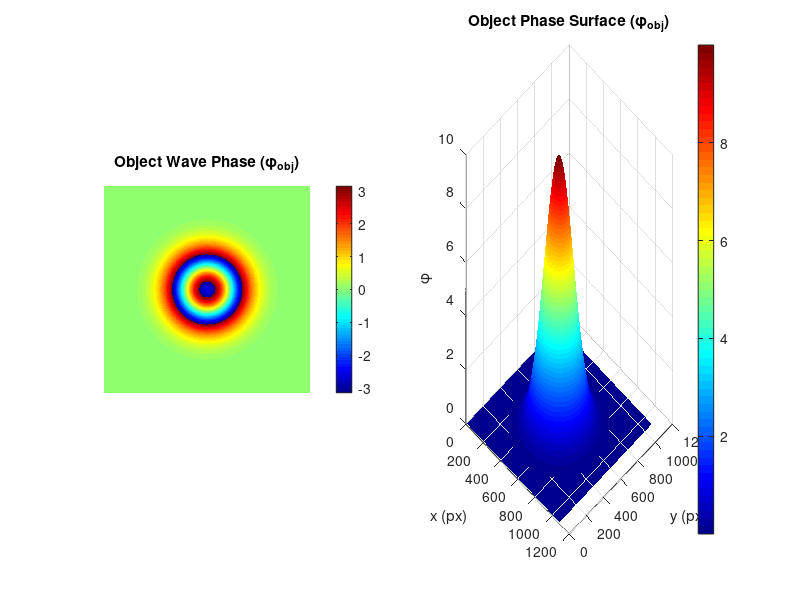
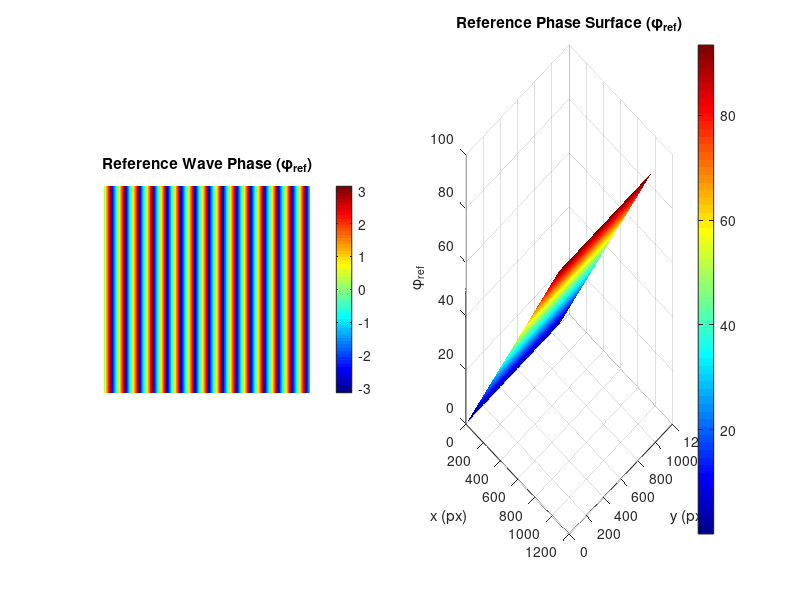
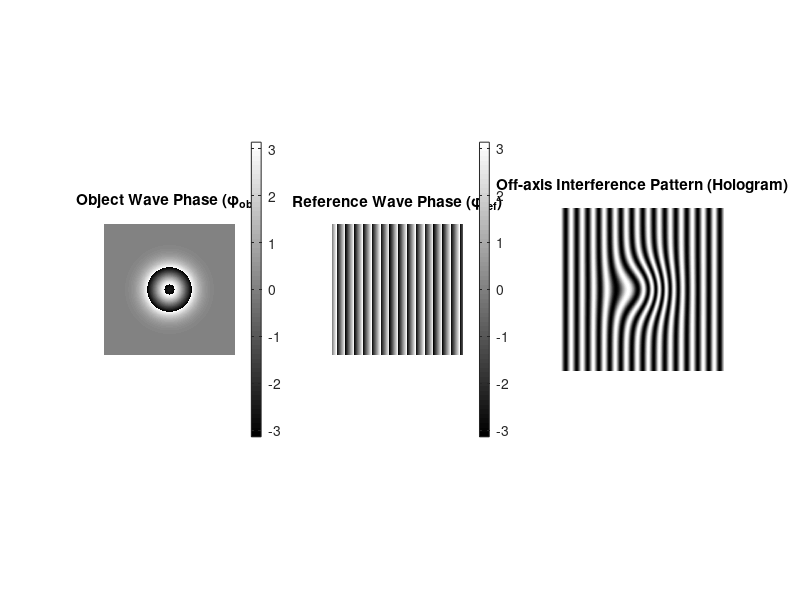
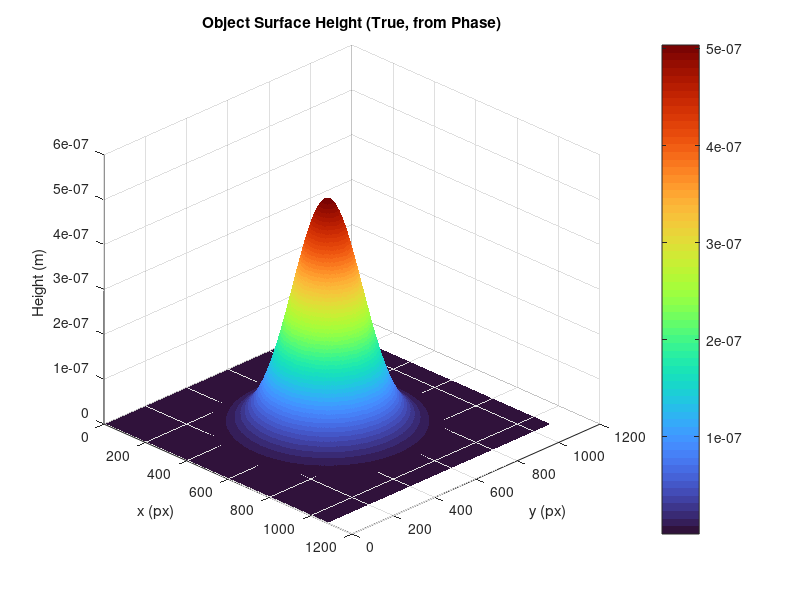

Write MATLAB code to recreate these figures, in order. (Note: this script raises an error after producing the figures.)
%% Off-Axis Holography Simulation & 3D Surface Reconstruction from Fringes
% -------------------------------------------------------------------------
% Thay đổi fitting bằng Zernike
% -------------------------------------------------------------------------

clc; clear; close all;

%% ==== PART 1: Off-axis Holography Simulation ====
% Image size (number of CCD pixels)
Ax = 1080;
Ay = 1080;
N = 1080;

% Coordinate grid for simulation
[Xa, Ya] = meshgrid(1:Ax, 1:Ay);

% Create a parabolic object phase (as a Gaussian for generality)
ampPhase = 10;      % Amplitude of phase modulation
[x, y] = meshgrid(linspace(-1,1,N));
noise_level = 0; % Độ lớn của nhiễu
phi_obj = ampPhase * exp(-10*(x.^2 + y.^2)) + noise_level*randn(size(x));

% Generate object wave
Es = exp(1i * phi_obj);

% Show object phase and the corresponding phase surface
figure('Name', 'Object Wave Visualization');
subplot(1,2,1)
imagesc(angle(Es));
title('Object Wave Phase (\phi_{obj})');
axis square; colormap(hsv); colorbar; axis off;

subplot(1,2,2)
surf(phi_obj, 'EdgeColor', 'none');
title('Object Phase Surface (\phi_{obj})');
xlabel('x (px)'); ylabel('y (px)'); zlabel('\phi');
colormap(jet); colorbar; view([45 30]);

% Reference wave parameters (off-axis)
lambda = 632.8e-9; % Wavelength in meters (HeNe red)
theta = 5 * pi / 180;   % Off-axis angle in radians
k = 2 * pi / lambda;
kSinTheta = k * sin(theta);
scale_ref = 1e-7; % Scaling for reference phase spatial frequency
phi_ref = scale_ref * kSinTheta * Xa;
E0 = exp(1i * phi_ref);  % Reference wave, tilted along x-axis

% Convert phase to surface height (in meters)
h_surface = (lambda/(4*pi)) * phi_obj; % Surface height (m)
%%
% Visualize reference phase and phase surface
figure('Name', 'Reference Wave Visualization');
subplot(1,2,1)
imagesc(angle(E0));
title('Reference Wave Phase (\phi_{ref})');
axis square; colormap(jet); colorbar; axis off;

subplot(1,2,2)
surf(phi_ref, 'EdgeColor', 'none');
title('Reference Phase Surface (\phi_{ref})');
xlabel('x (px)'); ylabel('y (px)'); zlabel('\phi_{ref}');
colormap(jet); colorbar; view([45 30]);

% Simulate interference pattern (hologram)
I = abs(E0 + Es).^2;
%%
% --- Visualization of simulation results ---
figure('Name', 'Holography Simulation Results', 'Position', [200, 300, 1200, 400]);
subplot(1,3,1)
imagesc(angle(Es)); axis square; colormap(hsv); colorbar; axis off;
title('Object Wave Phase (\phi_{obj})');

subplot(1,3,2)
imagesc(angle(E0)); axis square; colormap(jet); colorbar; axis off;
title('Reference Wave Phase (\phi_{ref})');

subplot(1,3,3)
imagesc(I); axis square; colormap(gray); axis off;
title('Off-axis Interference Pattern (Hologram)');

% 3D surface plot of the object
figure('Name', 'True Object Height Map');
surf(h_surface, 'EdgeColor', 'none');
colormap turbo;
xlabel('x (px)'); ylabel('y (px)'); zlabel('Height (m)');
title('Object Surface Height (True, from Phase)');
colorbar;
view([45 30]);
c = colorbar;
c.Label.String = 'Height (m)';

% Optional: 2D colormap height
% figure; imagesc(h_surface); axis square; colormap(jet); colorbar; axis off;
% title('Object Surface Height (True, 2D View)');

%% ==== PART 2: Fringe Extraction & 3D Surface Reconstruction ====

% --- 1. Convert to grayscale and binarize ---
Img_Original = I;
if size(Img_Original, 3) == 3
    grayImg = rgb2gray(Img_Original);
else
    grayImg = Img_Original;
end
img = im2double(grayImg);

% Otsu thresholding (invert so fringe = 1, background = 0)
thresh = graythresh(grayImg);
BW_Original = ~imbinarize(grayImg, thresh);

% --- 2. Skeletonization (Thinning) ---
changing = 1;
[rows, columns] = size(BW_Original);
BW_Thinned = BW_Original;

while changing
    BW_Del = ones(rows, columns);
    changing = 0;
    % Step 1
    for i=2:rows-1
        for j = 2:columns-1
            P = [BW_Thinned(i,j) BW_Thinned(i-1,j) BW_Thinned(i-1,j+1) BW_Thinned(i,j+1) BW_Thinned(i+1,j+1) ...
                BW_Thinned(i+1,j) BW_Thinned(i+1,j-1) BW_Thinned(i,j-1) BW_Thinned(i-1,j-1) BW_Thinned(i-1,j)];
            if (BW_Thinned(i,j) == 1 && sum(P(2:end-1))<=6 && sum(P(2:end-1)) >=2 && ...
                    P(2)*P(4)*P(6)==0 && P(4)*P(6)*P(8)==0)
                A = 0;
                for k = 2:9
                    if P(k) == 0 && P(k+1)==1
                        A = A+1;
                    end
                end
                if (A==1)
                    BW_Del(i,j)=0;
                    changing = 1;
                end
            end
        end
    end
    BW_Thinned = BW_Thinned.*BW_Del;

    % Step 2
    BW_Del = ones(rows, columns);
    for i=2:rows-1
        for j = 2:columns-1
            P = [BW_Thinned(i,j) BW_Thinned(i-1,j) BW_Thinned(i-1,j+1) BW_Thinned(i,j+1) BW_Thinned(i+1,j+1) ...
                BW_Thinned(i+1,j) BW_Thinned(i+1,j-1) BW_Thinned(i,j-1) BW_Thinned(i-1,j-1) BW_Thinned(i-1,j)];
            if (BW_Thinned(i,j) == 1 && sum(P(2:end-1))<=6 && sum(P(2:end-1)) >=2 && ...
                    P(2)*P(4)*P(8)==0 && P(2)*P(6)*P(8)==0)
                A = 0;
                for k = 2:9
                    if P(k) == 0 && P(k+1)==1
                        A = A+1;
                    end
                end
                if (A==1)
                    BW_Del(i,j)=0;
                    changing = 1;
                end
            end
        end
    end
    BW_Thinned = BW_Thinned.*BW_Del;
end

BW = BW_Thinned;
vung_chon = BW;

% --- 3. Estimate fringe orientation using Hough Transform ---
[H, theta, rho] = hough(vung_chon);
P = houghpeaks(H, 5);
lines = houghlines(vung_chon, theta, rho, P);

%% Compute average fringe angle
avg_angle = mean([lines.theta]);
goc_vuong_goc = avg_angle + 90; % Perpendicular direction to fringes

[H, W] = size(vung_chon);
x_center = W / 2;
y_center = H / 2;
slope = tand(goc_vuong_goc);
x1 = 1; x2 = W;
y1 = y_center + slope * (x1 - x_center);
y2 = y_center + slope * (x2 - x_center);

%% --- 4. Visualize skeletonized and rotated fringes ---
% Rotate binary fringe image so fringes are nearly vertical
angle_deg = -90 + goc_vuong_goc;
BW_rotated = imrotate(BW, angle_deg, 'bilinear', 'crop');
BW_rotated = BW_rotated(50:end-50, 50:end-50); % Crop border

figure('Name', 'Skeletonized and Rotated Fringes');
imshow(BW_rotated);
title('Skeletonized Fringes (Rotated, Cropped)');
hold on;

% Find boundaries and label each fringe
[B,L] = bwboundaries(BW_rotated, 'noholes');
for k = 1:length(B)
    boundary = B{k};
    c = mean(boundary(:,2));  % centroid x
    r = mean(boundary(:,1));  % centroid y
    text(c, r, num2str(k), 'Color','yellow','FontSize',12,'FontWeight','bold');
end
hold off;

%% --- 5. Reconstruct 3D surface from fringes ---
% lambda = 632.8e-9; % Wavelength used above
% khoang_cach_van = (lambda / 2)/cosd(abs(avg_angle)); % Fringe-to-height mapping
%
% BW = BW_rotated;
% L = bwlabel(BW);
% num_labels = max(L(:));
% X = []; Y = []; Z = [];
%
% for i = 1:num_labels
%     [y, x] = find(L == i);
%     z = ones(size(x)) * (i-1) * khoang_cach_van;
%     X = [X; x];
%     Y = [Y; y];
%     Z = [Z; z];
% end

% 5 Interpolate to get a smooth 3D surface
% [xq, yq] = meshgrid(1:size(BW,2), 1:size(BW,1));
% F = scatteredInterpolant(X, Y, Z, 'natural', 'nearest');
% Zq = F(xq, yq);
% Zq(~isfinite(Zq)) = 0;
%
% figure('Name', 'Reconstructed 3D Surface');
% surf(xq, yq, Zq, 'EdgeColor', 'none');
% colormap turbo;
% colorbar;
% xlabel('X (px)'); ylabel('Y (px)'); zlabel('Height (m)');
% title('3D Surface Reconstructed from Fringes');
% view([45 30]);
% c = colorbar;
% c.Label.String = 'Height (m)';
%% --- 5. Dựng lại bề mặt 3D từ nhiễu vân bằng fitting đa thức Zernike ---
lambda = 632.8e-9;  % Bước sóng (m)
khoang_cach_van = (lambda / 2) / cosd(abs(avg_angle));  % Mapping từ fringe → chiều cao

% Tìm nhãn các vùng nhiễu vân
BW = BW_rotated;
L = bwlabel(BW);
num_labels = max(L(:));

X = []; Y = []; Z = [];

% Duyệt qua từng nhãn để tạo điểm 3D
for i = 1:num_labels
    [y, x] = find(L == i);
    z = ones(size(x)) * (i-1) * khoang_cach_van;
    X = [X; x(:)];
    Y = [Y; y(:)];
    Z = [Z; z(:)];
end

%% Chuẩn hóa điểm vào đĩa đơn vị [-1, 1]
Xn = 2 * (X - min(X)) / (max(X) - min(X)) - 1;
Yn = 2 * (Y - min(Y)) / (max(Y) - min(Y)) - 1;
R = sqrt(Xn.^2 + Yn.^2);
inside = R <= 1;

% Giữ lại các điểm nằm trong đĩa đơn vị
Xn = Xn(inside);
Yn = Yn(inside);
Zn = Z(inside);

%% Tạo ma trận cơ sở Zernike
maxN = 10;  % Bậc Zernike tối đa
B = [];
[nv, mv] = zernikeOrders(maxN);  % Hàm này bạn phải có sẵn

for i = 1:length(nv)
    Zm = zernfun(nv(i), mv(i), Xn, Yn);  % zernfun là hàm dựng hàm cơ sở Zernike
    B = [B, Zm(:)];
end

%% Fit hệ số Zernike bằng least squares
c = B \ Zn;

%% Dựng lại bề mặt từ hệ số Zernike
[xq, yq] = meshgrid(linspace(-1, 1, size(BW,2)), linspace(-1, 1, size(BW,1)));
rq = sqrt(xq.^2 + yq.^2);
mask = rq <= 1;

Zq = zeros(size(xq));
for i = 1:length(c)
    Zq = Zq + c(i) * zernfun(nv(i), mv(i), xq, yq);
end
Zq(~mask) = NaN;  % Loại bỏ điểm ngoài đĩa đơn vị

% Hiển thị bề mặt dựng lại
figure('Name', '3D Surface Reconstructed by Zernike Fit');
surf(xq, yq, Zq, 'EdgeColor', 'none');
colormap turbo; colorbar;
xlabel('X (norm)'); ylabel('Y (norm)'); zlabel('Height (m)');
title('3D Surface Reconstructed from Fringes (Zernike fit)');
view([45 30]);
c = colorbar;
c.Label.String = 'Height (m)';


%% --- 6. Level the reconstructed surface (remove tilt) ---
% Crop for better display (nên kiểm tra kích thước trước khi crop)
crop_val = 100;
if size(Zq,1) > 2*crop_val && size(Zq,2) > 2*crop_val
    Z = Zq(crop_val+1:end-crop_val, crop_val+1:end-crop_val);
else
    Z = Zq;
end
[M, N] = size(Z);
[xGrid, yGrid] = meshgrid(1:N, 1:M);
z = Z(:);
good = ~isnan(z); % Chỉ lấy điểm hợp lệ

%% Fit and remove tilt (plane subtraction)
A = [xGrid(:), yGrid(:), ones(numel(z),1)];
coeff = A(good,:) \ z(good);
Z_fit = reshape(A * coeff, size(Z));
Z_leveled = Z - Z_fit;

%% Normalize Z to start from zero and invert if necessary
Z_inverted = -Z_leveled;
Z_offset = Z_inverted - min(Z_inverted(:));

figure('Name', 'Tilt-Removed (Leveled) 3D Surface');
surf(xGrid, yGrid, Z_offset, 'EdgeColor', 'none');
shading interp;
title('3D Surface after Tilt Removal (Leveled)');
xlabel('X (px)');
ylabel('Y (px)');
zlabel('Height (m)');
colormap parula;
colorbar;

%% ước lượng k_est
unwrapped_phase_est = Z_offset*4*pi/lambda;
wrapped_phase_est = atan2(sin(unwrapped_phase_est),cos(unwrapped_phase_est));
k_est = round((unwrapped_phase_est - wrapped_phase_est) / (2*pi));
k_est(isnan(k_est)) = 0;

figure;
surf(wrapped_phase_est, 'EdgeColor', 'none');
title('Estimated wrapped Phase Object (\phi_{wrapped-est})');
xlabel('x (px)'); ylabel('y (px)'); zlabel('\phi_{wrapped-est}');
colormap turbo; colorbar;

figure;
plot(wrapped_phase_est(round(end/2), :)); % Plots the middle row as a line
title("Mặt cắt ngang wrapped phase");
xlabel('Pixel');
ylabel('Phase');

figure;
surf(k_est, 'EdgeColor', 'none'); % Plots the middle row as a line
title("k est");
xlabel('Pixel');
ylabel('k');colormap turbo; colorbar;

figure;
surf(phi_obj, 'EdgeColor', 'none');
title('True Phase Object (\phi_{true})');
xlabel('x (px)'); ylabel('y (px)'); zlabel('\phi_{true}');
colormap turbo; colorbar;

figure;
surf(unwrapped_phase_est, 'EdgeColor', 'none');
title('Estimated UW Phase Object (\phi_{true})');
xlabel('x (px)'); ylabel('y (px)'); zlabel('\phi_{est}');
colormap turbo; colorbar;


%% Tham chiếu cho unwrapping pha truyền thống

% --- Bước 7: Truyền initial guess vào unwrap truyền thống --- Nếu bạn có
% hàm unwrap2D LS hoặc Quality-Guided

phi_unwrapped = unwrap_LS_FD_DCT(phi_wrapped);

% --- Optional: Điều chỉnh theo k_est nếu cần --- 
phi_unwrapped_refined = phi_unwrapped + 2*pi* k_est;

% Trả về kết quả 
phi_unwrapped = phi_unwrapped_refined;










%% Hàm phụ trợ
function Z = zernfun(n, m, x, y)
% Zernike polynomial of order (n,m) at points (x,y) on unit disk
% x, y: same size vectors or matrices
% n, m: integers, n >= 0, |m| <= n, n-m chẵn
[theta, r] = cart2pol(x, y);
if m >= 0
    Z = zernikeRadial(n, m, r) .* cos(m*theta);
else
    Z = zernikeRadial(n, -m, r) .* sin(-m*theta);
end
Z(r>1) = 0;
end

function R = zernikeRadial(n, m, r)
% Radial polynomial R_n^m(r)
R = zeros(size(r));
for s = 0:((n-m)/2)
    c = (-1)^s * factorial(n-s) / (factorial(s)*factorial((n+m)/2-s)*factorial((n-m)/2-s));
    R = R + c * r.^(n-2*s);
end
end
%%
function [nList, mList] = zernikeOrders(maxN)
% Output vector nList, mList for all Zernike terms up to order maxN
nList = [];
mList = [];
for n = 0:maxN
    for m = -n:2:n
        nList(end+1) = n;
        mList(end+1) = m;
    end
end
end
